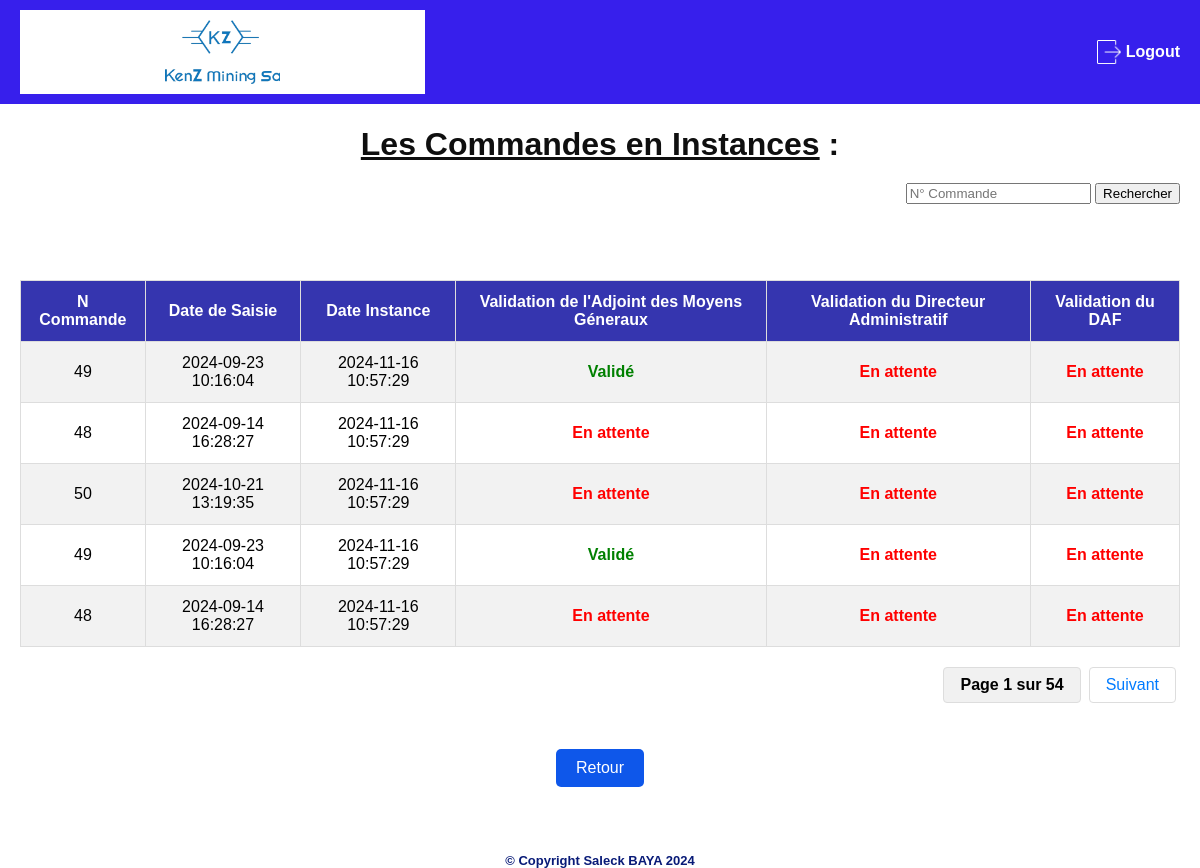
/instance.php (signed in), run on the app's committed database.
### tables this page shows
CREATE TABLE IF NOT EXISTS `instances` (
  `id` int NOT NULL AUTO_INCREMENT,
  `commande_id` int DEFAULT NULL,
  `date_saisie` datetime DEFAULT NULL,
  `adjoint_mg_valide` tinyint(1) DEFAULT NULL,
  `admin_valide` tinyint(1) DEFAULT NULL,
  `daf_valide` tinyint(1) DEFAULT NULL,
  `date_instance` datetime DEFAULT CURRENT_TIMESTAMP,
  `prix_total` decimal(10,2) DEFAULT NULL,
  PRIMARY KEY (`id`),
  KEY `commande_id` (`commande_id`)
);

### instance.php (the view, shortened to what this page needs)
<?php
include 'serv_projet1.php';
$limit = 5;
$page = isset($_GET['page']) ? (int)$_GET['page'] : 1;
$offset = ($page - 1) * $limit;
$search = isset($_POST['search']) ? mysqli_real_escape_string($conn, $_POST['search']) : '';
$total_sql = "SELECT COUNT(*) FROM instances WHERE commande_id LIKE '%$search%'";
$total_result = mysqli_query($conn, $total_sql);
$total_rows = mysqli_fetch_array($total_result)[0];
$total_pages = ceil($total_rows / $limit);
$sql = "SELECT * FROM instances WHERE commande_id LIKE '%$search%' ORDER BY date_instance DESC LIMIT $limit OFFSET $offset";
$result = mysqli_query($conn, $sql);
?>
<!DOCTYPE html>
<html lang="fr">
<head>
    <link rel="stylesheet" href="css/styles_instances.css">
    <header>
        <nav>
            <div class="logo-container">
                <img src="img/LOGO.png" alt="Logo de Kenz Mining SA" class="logo-image">
            </div>
            <a href="logout.php" class="logout-link">
                <div class="logout">
                    <img src="img/icon_logout.png" alt="icon_logout" class="logout">
                    <p>Logout</p>
                </div>
            </a>
        </nav>
    </header>
</head>
<body>
    <h1><b><u>Les Commandes en Instances</u> :</b></h1>
    <div class="search-container">
        <form method="POST" action="">
            <div style="text-align: right;">
                <input type="text" name="search" placeholder="N° Commande" value="<?php echo htmlspecialchars($search); ?>">
                <button type="submit">Rechercher</button>
            </div>
        </form>
    </div>
    <br><br>
    <div class="table-container">
        <table border="1">
            <tr>
                <th>N Commande</th>
                <th>Date de Saisie</th>
                <th>Date Instance</th>
                <th>Validation de l'Adjoint des Moyens Géneraux</th>
                <th>Validation du Directeur Administratif</th>
                <th>Validation du DAF</th>
            </tr>
            <?php
            if (mysqli_num_rows($result) > 0) {
                while($row = mysqli_fetch_assoc($result)) {
                    echo "<tr>";
                    echo "<td>" . $row['commande_id'] . "</td>";
                    echo "<td>" . $row['date_saisie'] . "</td>";
                    echo "<td>" . $row['date_instance'] . "</td>";
                    echo "<td class='" . ($row['adjoint_mg_valide'] ? "validé" : "en-attente") . "'>" . ($row['adjoint_mg_valide'] ? "Validé" : "En attente") . "</td>";
                    echo "<td class='" . ($row['admin_valide'] ? "validé" : "en-attente") . "'>" . ($row['admin_valide'] ? "Validé" : "En attente") . "</td>";
                    echo "<td class='" . ($row['daf_valide'] ? "validé" : "en-attente") . "'>" . ($row['daf_valide'] ? "Validé" : "En attente") . "</td>";
                    echo "</tr>";
                }
            } else {
                echo "<tr><td colspan='6'>Aucune commande en instance</td></tr>";
            }
            ?>
        </table>
    </div>
    <div class="pagination">
        <span>Page <?php echo $page; ?> sur <?php echo $total_pages; ?></span>
        <?php if ($page < $total_pages): ?>
            <a href="?page=<?php echo $page + 1; ?><?php echo $search ? '&search=' . htmlspecialchars($search) : ''; ?>">Suivant</a>
        <?php endif; ?>
    </div>
    <br><br>
    <div class="btn-container">
        <a href="users_dashboard/admin_dashboard.php" class="btn-blue">Retour</a>
    </div>
    <br><br>
    <div class="copyright">© Copyright Saleck BAYA 2024</div>
</body>
</html>

### css/styles_instances.css (style rules this page uses)
body { font-family: Arial, sans-serif; background-color: #ffffff; margin: 0; padding: 0; overflow-x: hidden; }
.copyright { text-align: center; margin-top: 20px; font-size: 13px; font-weight: bold; color: #081a77; }
header { background-color: #371fec; color: white; padding: 10px 20px; text-align: center; }
.logo-container { background-color: white; padding: 10px; display: flex; justify-content: center; align-items: center; }
.logo-image { max-width: 30%; height: auto; }
.logout-link { text-decoration: none; color: inherit; }
.logout img { width: 24px; height: 24px; margin-left: 5px; filter: brightness(0) invert(1); }
.logout { display: flex; align-items: center; gap: 5px; font-size: 16px; font-weight: bold; cursor: pointer; }
nav { display: flex; justify-content: space-between; align-items: center; }
.validé { font-weight: bold; color: green; }
.en-attente { font-weight: bold; color: red; }
.search-container { margin: 20px; }
.table-container { margin: 20px; }
h1 { text-align: center; color: #0f0f0f; margin-bottom: 20px; }
table { width: 100%; border-collapse: collapse; margin-bottom: 20px; }
table, th, td { border: 1px solid #ddd; }
th, td { padding: 12px; text-align: center; }
th { background-color: #3535af; color: white; }
tr:nth-child(even) { background-color: #f2f2f2; }
.pagination { display: flex; justify-content: flex-end; margin-top: 20px; margin-right: 20px; }
.pagination a { text-decoration: none; color: #007bff; padding: 8px 16px; border: 1px solid #ddd; margin: 0 4px; border-radius: 4px; transition: background-color 0.3s ease; }
.pagination span { padding: 8px 16px; border: 1px solid #ddd; border-radius: 4px; margin: 0 4px; background-color: #f1f1f1; font-weight: bold; }
.btn-blue { display: inline-block; padding: 10px 20px; background-color: #0e57ea; color: white; text-align: center; text-decoration: none; border-radius: 5px; font-size: 1em; margin: 10px auto; cursor: pointer; transition: background-color 0.3s; }
.btn-container { text-align: center; }

### data on the page
instances: commande "49", date_saisie "2024-09-23 10:16:04", date_instance "2024-11-16 10:57:29", adjoint_mg_valide "Validé", admin_valide "En attente", daf_valide "En attente"
instances: commande "48", date_saisie "2024-09-14 16:28:27", date_instance "2024-11-16 10:57:29", adjoint_mg_valide "En attente", admin_valide "En attente", daf_valide "En attente"
instances: commande "50", date_saisie "2024-10-21 13:19:35", date_instance "2024-11-16 10:57:29", adjoint_mg_valide "En attente", admin_valide "En attente", daf_valide "En attente"
instances: commande "49", date_saisie "2024-09-23 10:16:04", date_instance "2024-11-16 10:57:29", adjoint_mg_valide "Validé", admin_valide "En attente", daf_valide "En attente"
instances: commande "48", date_saisie "2024-09-14 16:28:27", date_instance "2024-11-16 10:57:29", adjoint_mg_valide "En attente", admin_valide "En attente", daf_valide "En attente"

### other printed values
$page "1"
$total_pages "54"
